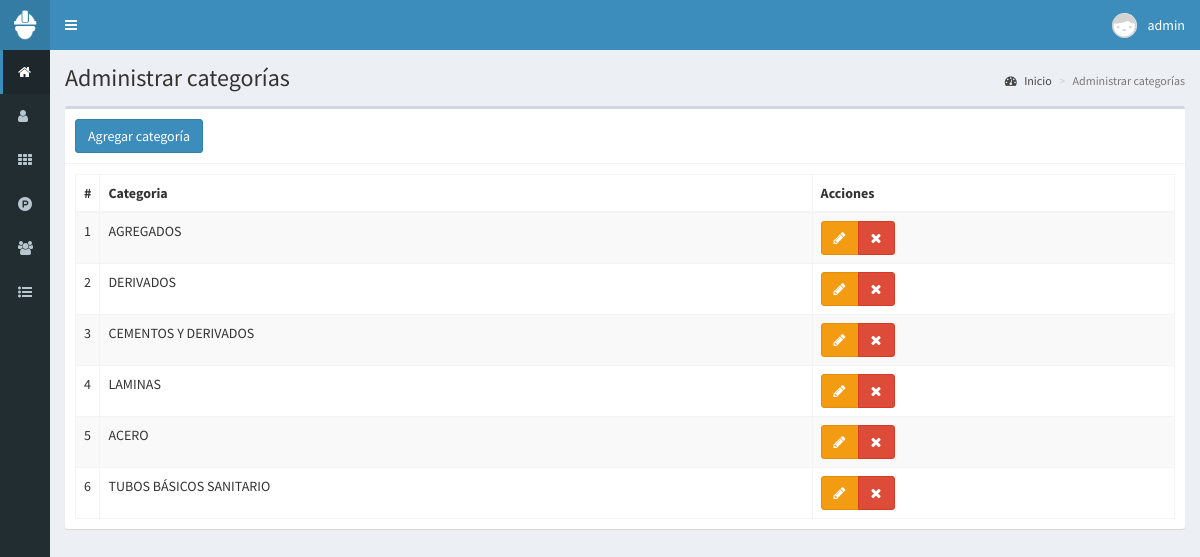
Page /categorias (signed in) on the committed database.
### tables this page shows
CREATE TABLE `categorias` (
  `id` int(11) NOT NULL,
  `categoria` text NOT NULL,
  `fecha` timestamp NOT NULL DEFAULT current_timestamp() ON UPDATE current_timestamp()
);

### controladores/plantilla.controlador.php (called while the page is built)
<?php
class ControladorPlantilla{
	static public function ctrPlantilla(){
		include "vistas/plantilla.php";
	}
}

### index.php (called while the page is built, shortened)
<?php
require_once "controladores/plantilla.controlador.php";
require_once "controladores/usuarios.controlador.php";
require_once "controladores/categorias.controlador.php";
require_once "controladores/ventas.controlador.php";
require_once "modelos/categorias.modelo.php";
$plantilla = new ControladorPlantilla();
$plantilla -> ctrPlantilla();

### controladores/categorias.controlador.php (called while the page is built, shortened)
<?php
class ControladorCategorias{
	static public function ctrMostrarCategorias($item, $valor){
		$tabla = "categorias";
		$respuesta = ModeloCategorias::mdlMostrarCategorias($tabla, $item, $valor);
		return $respuesta;
	}
}

### modelos/conexion.php (called while the page is built)
<?php
class Conexion{
	static public function conectar(){
		$link = new PDO("mysql:host=localhost;dbname=posinventor",
			            "root",
			            "");
		$link->exec("set names utf8");
		return $link;
	}
}

### modelos/categorias.modelo.php (called while the page is built, shortened)
<?php
require_once "conexion.php";
class ModeloCategorias{
	static public function mdlMostrarCategorias($tabla, $item, $valor){
		if($item != null){
			$stmt = Conexion::conectar()->prepare("SELECT * FROM $tabla WHERE $item = :$item");
			$stmt -> bindParam(":".$item, $valor, PDO::PARAM_STR);
			$stmt -> execute();
			return $stmt -> fetch();
		}else{
			$stmt = Conexion::conectar()->prepare("SELECT * FROM $tabla");
			$stmt -> execute();
			return $stmt -> fetchAll();
		}
	}
}

### vistas/modulos/categorias.php (the view, shortened to what this page needs)
<div class="content-wrapper">
  <section class="content-header">
    <h1>
      Administrar categorías
    </h1>
    <ol class="breadcrumb">
      <li><a href="inicio"><i class="fa fa-dashboard"></i> Inicio</a></li>
      <li class="active">Administrar categorías</li>
    </ol>
  </section>
  <section class="content">
    <div class="box">
      <div class="box-header with-border">
        <button class="btn btn-primary" data-toggle="modal" data-target="#modalAgregarCategoria">
          Agregar categoría
        </button>
      </div>
      <div class="box-body">
       <table class="table table-bordered table-striped dt-responsive tablas" width="100%">
        <thead>
         <tr>
           <th style="width:10px">#</th>
           <th>Categoria</th>
           <th>Acciones</th>
         </tr>
        </thead>
        <tbody>
        <?php
          $item = null;
          $valor = null;
          $categorias = ControladorCategorias::ctrMostrarCategorias($item, $valor);
          foreach ($categorias as $key => $value) {
            echo ' <tr>
                    <td>'.($key+1).'</td>
                    <td class="text-uppercase">'.$value["categoria"].'</td>
                    <td>
                      <div class="btn-group">
                        <button class="btn btn-warning btnEditarCategoria" idCategoria="'.$value["id"].'" data-toggle="modal" data-target="#modalEditarCategoria"><i class="fa fa-pencil"></i></button>';
                        if($_SESSION["perfil"] == "Administrador"){
                          echo '<button class="btn btn-danger btnEliminarCategoria" idCategoria="'.$value["id"].'"><i class="fa fa-times"></i></button>';
                        }
                      echo '</div>
                    </td>
                  </tr>';
          }
        ?>
        </tbody>
       </table>
      </div>
    </div>
  </section>
</div>

### rows in the picture
categorias: categoria "AGREGADOS"
categorias: categoria "DERIVADOS"
categorias: categoria "CEMENTOS Y DERIVADOS"
categorias: categoria "LAMINAS"
categorias: categoria "ACERO"
categorias: categoria "TUBOS BÁSICOS SANITARIO"

### other values in the picture
$_SESSION["nombre"] "admin"
